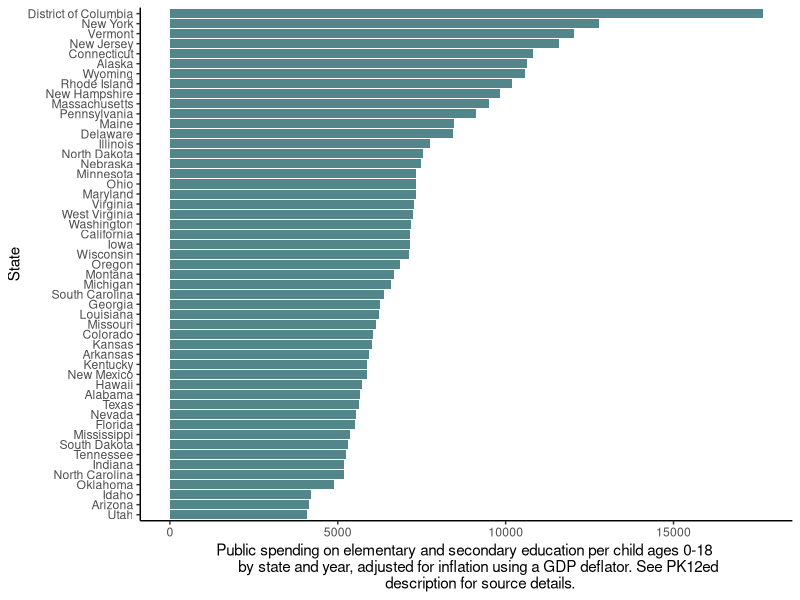
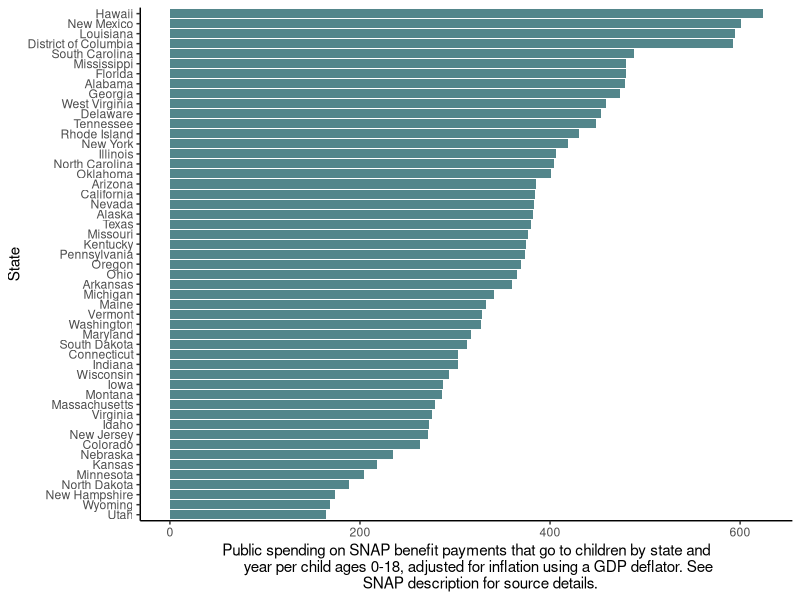
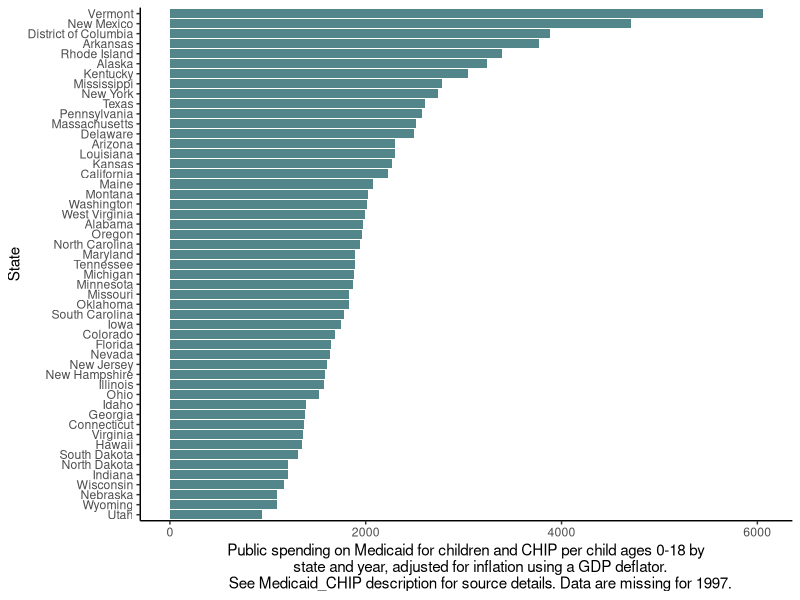
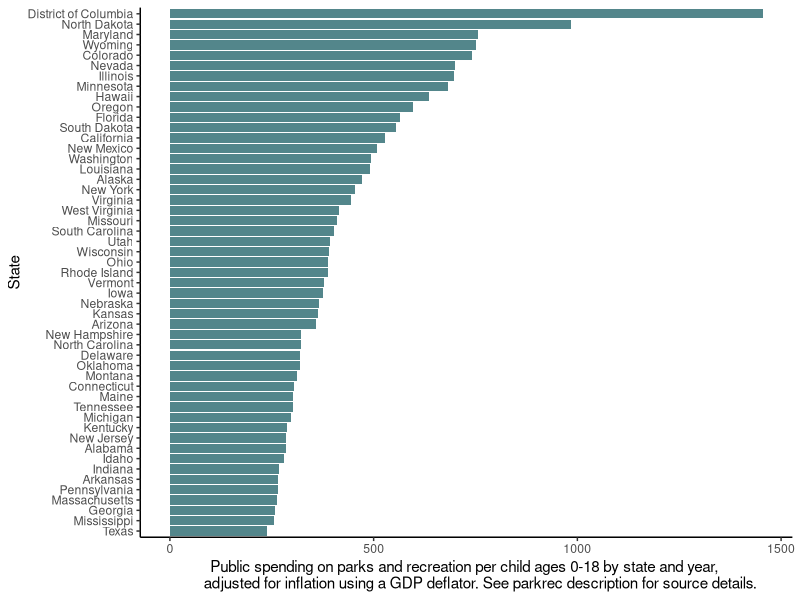
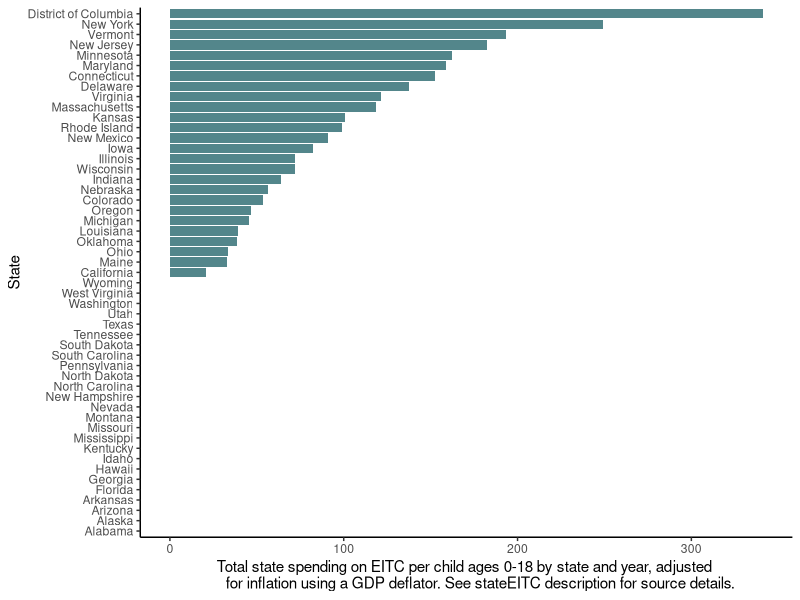
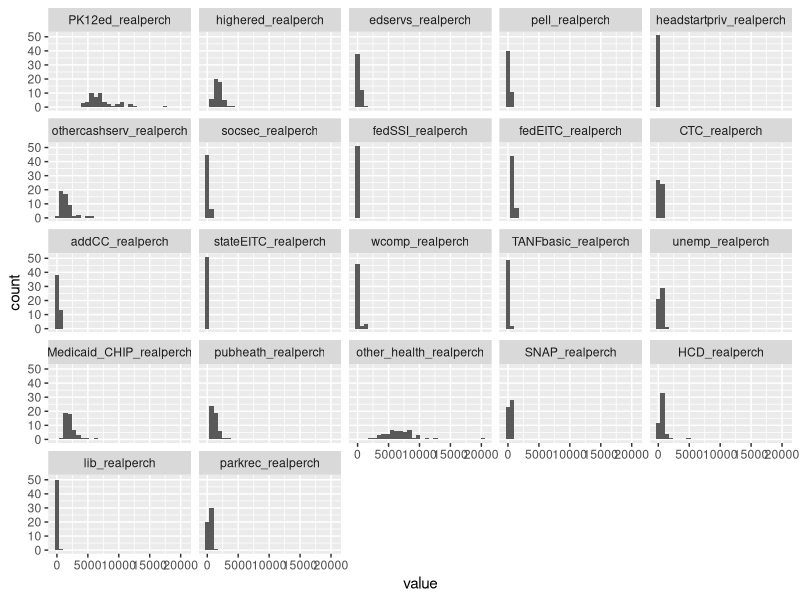
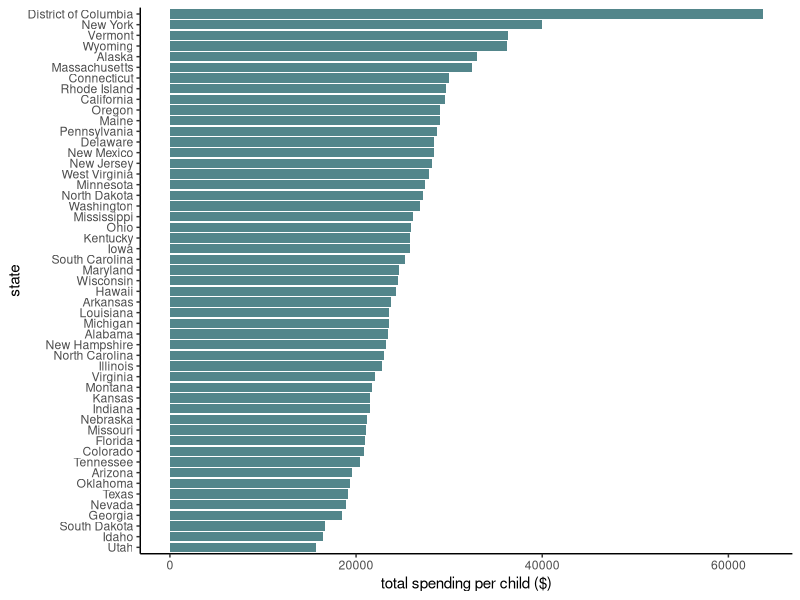
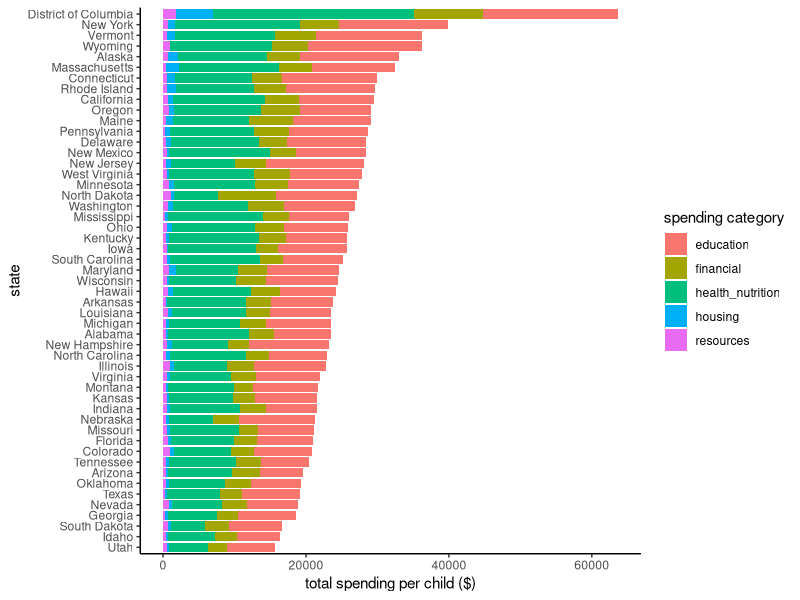

Source code (R) for these figures, in order: (Note: this script raises an error after producing the figures.)
### This is a script used to analyze US state spending on children
### Source: https://datacatalog.urban.org/dataset/state-state-spending-kids-dataset

# Script set up
require(tidyverse)
require(dplyr)
require(reshape)

# make sure to set your working directory to the folder that contains the csv referenced below.


# Load data file & set states as factor
stateChildSpending <- read.csv("ChildcareSpending_Metrics.csv")
stateChildSpending$State <- as.factor(stateChildSpending$State)

summary(stateChildSpending)

#identify any na values
sapply(stateChildSpending, function(x) sum(is.na(x)))

#explore select spending levels using bar charts. Captions from data dictionary
ggplot(stateChildSpending, aes(y=reorder(State, PK12ed_realperch), x=PK12ed_realperch))+
  theme_classic()+
  geom_col(fill='cadetblue4')+
  xlab("Public spending on elementary and secondary education per child ages 0-18 
       by state and year, adjusted for inflation using a GDP deflator. See PK12ed 
       description for source details.")+
  ylab("State")


ggplot(stateChildSpending, aes(y=reorder(State, SNAP_realperch), x=SNAP_realperch))+
  theme_classic()+
  geom_col(fill='cadetblue4')+
  xlab("Public spending on SNAP benefit payments that go to children by state and
       year per child ages 0-18, adjusted for inflation using a GDP deflator. See 
       SNAP description for source details.")+
  ylab("State")

ggplot(stateChildSpending, aes(y=reorder(State, Medicaid_CHIP_realperch), x=Medicaid_CHIP_realperch))+
  theme_classic()+
  geom_col(fill='cadetblue4')+
  xlab("Public spending on Medicaid for children and CHIP per child ages 0-18 by
        state and year, adjusted for inflation using a GDP deflator. 
       See Medicaid_CHIP description for source details. Data are missing for 1997.")+
  ylab("State")

ggplot(stateChildSpending, aes(y=reorder(State, parkrec_realperch), x=parkrec_realperch))+
  theme_classic()+
  geom_col(fill='cadetblue4')+
  xlab("Public spending on parks and recreation per child ages 0-18 by state and year, 
       adjusted for inflation using a GDP deflator. See parkrec description for source details.")+
  ylab("State")

ggplot(stateChildSpending, aes(y=reorder(State, stateEITC_realperch), x=stateEITC_realperch))+
  theme_classic()+
  geom_col(fill='cadetblue4')+
  xlab("Total state spending on EITC per child ages 0-18 by state and year, adjusted 
       for inflation using a GDP deflator. See stateEITC description for source details.")+
  ylab("State")


#melt all raw inputs in to 1 long table
stateChildSpendingLong <- melt(stateChildSpending, id.vars = c("State"))

#explore data as histogram small multiples
ggplot(data = stateChildSpendingLong, aes(x = value)) + geom_histogram()+
  facet_wrap(~variable)

### calculate total spending by categories

#education spending per capita
stateChildSpending$education <- with(stateChildSpending,
                                     PK12ed_realperch+
                                      highered_realperch+
                                      edservs_realperch+
                                      pell_realperch+
                                      headstartpriv_realperch)

#financial assistance spending per capita  
stateChildSpending$financial <- with(stateChildSpending,
                                    othercashserv_realperch+
                                    socsec_realperch+
                                    fedSSI_realperch+
                                    fedEITC_realperch+
                                    CTC_realperch+
                                    addCC_realperch+
                                    stateEITC_realperch+
                                    wcomp_realperch+
                                    unemp_realperch+
                                    TANFbasic_realperch)

#healthcare spending per capita
stateChildSpending$health_nutrition <- with(stateChildSpending,
                                  Medicaid_CHIP_realperch+
                                  pubheath_realperch+
                                  other_health_realperch+
                                  SNAP_realperch)

#housing spending per capita
stateChildSpending$housing <- stateChildSpending$HCD_realperch

#public resources spending per capita
stateChildSpending$resources <- with(stateChildSpending,
                                    lib_realperch+
                                    parkrec_realperch)


#create new dataframe with totals
stateChildSpendingTotals <- data.frame(stateChildSpending$State,
                                  stateChildSpending$education,
                                  stateChildSpending$financial,
                                  stateChildSpending$health_nutrition, 
                                  stateChildSpending$housing,
                                  stateChildSpending$resources)

#rename columns
names(stateChildSpendingTotals)[1] <- "state"
names(stateChildSpendingTotals)[2] <- "education"
names(stateChildSpendingTotals)[3] <- "financial"
names(stateChildSpendingTotals)[4] <- "health_nutrition"
names(stateChildSpendingTotals)[5] <- "housing"
names(stateChildSpendingTotals)[6] <- "resources"

stateChildSpendingTotalsLong <- melt(stateChildSpendingTotals, id.vars = c("state"))

#total spending
ggplot(stateChildSpendingTotalsLong, aes(y=reorder(state, value), x=value))+
  theme_classic()+
  geom_col(fill='cadetblue4')+
  xlab("total spending per child ($)")+
  ylab("state")

#total spending per category
ggplot(stateChildSpendingTotalsLong, aes(y=reorder(state, value), x=value, fill = variable))+
  theme_classic()+
  geom_col()+
  xlab("total spending per child ($)")+
  ylab("state")+
  guides(fill=guide_legend("spending category"))

#percent of total spending
ggplot(stateChildSpendingTotalsLong, aes(y=reorder(state, value), x=value, fill = variable))+
  theme_classic()+
  geom_col(position = "fill")+
  xlab("% of total spending")+
  ylab("state")+
  guides(fill=guide_legend("spending category"))

#calculate ranks for each category. 1 = highest spending. 51 = lowest spending
stateChildSpendingTotals$education_rank <- rank(-stateChildSpendingTotals$education)
stateChildSpendingTotals$financial_rank <- rank(-stateChildSpendingTotals$financial)
stateChildSpendingTotals$health_nutrition_rank <- rank(-stateChildSpendingTotals$health_nutrition)
stateChildSpendingTotals$housing_rank <- rank(-stateChildSpendingTotals$housing)
stateChildSpendingTotals$resources_rank <- rank(-stateChildSpendingTotals$resources)

#calculate overall spending and rank
stateChildSpendingTotals$total_spending <- with(stateChildSpending,
                                      education+
                                      financial+
                                      health_nutrition+
                                      housing+
                                      resources)

stateChildSpendingTotals$total_spending_rank <- rank(-stateChildSpendingTotals$total_spending)

#calculate average spending per category
stateChildSpendingTotals <- stateChildSpendingTotals %>%
  group_by(state) %>%
  mutate(education_avg = mean(education, na.rm=TRUE))

stateChildSpendingTotals <- stateChildSpendingTotals %>%
  group_by(state) %>%
  mutate(financial_avg = mean(financial, na.rm=TRUE))

stateChildSpendingTotals <- stateChildSpendingTotals %>%
  group_by(state) %>%
  mutate(health_nutrition_avg = mean(health_nutrition, na.rm=TRUE))

stateChildSpendingTotals <- stateChildSpendingTotals %>%
  group_by(state) %>%
  mutate(housing_avg = mean(housing, na.rm=TRUE))

stateChildSpendingTotals <- stateChildSpendingTotals %>%
  group_by(state) %>%
  mutate(resources_avg = mean(resources, na.rm=TRUE))

#save as long dataset
stateChildSpendingTotalsRanksLong <- melt(stateChildSpendingTotals, id.vars = c("state"))
write.csv(stateChildSpendingTotalsRanksLong, "stateChildSpendingTotalsRanksLong.csv", row.names = FALSE)

#load and join abortion access value
stateAbortionAccess <- read.csv("stateAbortionAccessScore.csv")

stateChildSpendingTotalsAbortion <- stateChildSpendingTotals %>% inner_join(stateAbortionAccess, 
                              by=c('state'='State'))


#export results a csv
write.csv(stateChildSpendingTotalsAbortion,"stateChildSpendingTotalsAbortion.csv", row.names = FALSE)
